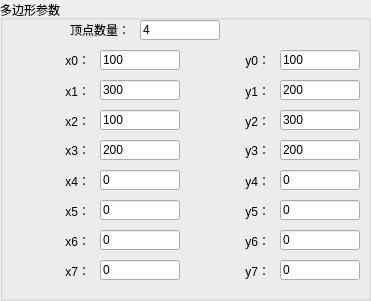
    <widget class="QGroupBox" name="groupBox_2">
     <property name="geometry">
      <rect>
       <x>20</x>
       <y>20</y>
       <width>371</width>
       <height>301</height>
      </rect>
     </property>
     <property name="title">
      <string>多边形参数</string>
     </property>
     <widget class="QLabel" name="label_y4">
      <property name="geometry">
       <rect>
        <x>190</x>
        <y>170</y>
        <width>80</width>
        <height>21</height>
       </rect>
      </property>
      <property name="layoutDirection">
       <enum>Qt::RightToLeft</enum>
      </property>
      <property name="text">
       <string>y4：</string>
      </property>
      <property name="alignment">
       <set>Qt::AlignRight|Qt::AlignTrailing|Qt::AlignVCenter</set>
      </property>
     </widget>
     <widget class="QLabel" name="label_y3">
      <property name="geometry">
       <rect>
        <x>190</x>
        <y>140</y>
        <width>80</width>
        <height>20</height>
       </rect>
      </property>
      <property name="layoutDirection">
       <enum>Qt::RightToLeft</enum>
      </property>
      <property name="text">
       <string>y3：</string>
      </property>
      <property name="alignment">
       <set>Qt::AlignRight|Qt::AlignTrailing|Qt::AlignVCenter</set>
      </property>
     </widget>
     <widget class="QLineEdit" name="lineEdit_x2">
      <property name="geometry">
       <rect>
        <x>100</x>
        <y>110</y>
        <width>80</width>
        <height>20</height>
       </rect>
      </property>
      <property name="text">
       <string>100</string>
      </property>
     </widget>
     <widget class="QLabel" name="label_x2">
      <property name="geometry">
       <rect>
        <x>10</x>
        <y>110</y>
        <width>80</width>
        <height>21</height>
       </rect>
      </property>
      <property name="layoutDirection">
       <enum>Qt::RightToLeft</enum>
      </property>
      <property name="text">
       <string>x2：</string>
      </property>
      <property name="alignment">
       <set>Qt::AlignRight|Qt::AlignTrailing|Qt::AlignVCenter</set>
      </property>
     </widget>
     <widget class="QLineEdit" name="lineEdit_x6">
      <property name="geometry">
       <rect>
        <x>100</x>
        <y>230</y>
        <width>80</width>
        <height>20</height>
       </rect>
      </property>
      <property name="text">
       <string>0</string>
      </property>
     </widget>
     <widget class="QLabel" name="label_y7">
      <property name="geometry">
       <rect>
        <x>190</x>
        <y>260</y>
        <width>80</width>
        <height>21</height>
       </rect>
      </property>
      <property name="layoutDirection">
       <enum>Qt::RightToLeft</enum>
      </property>
      <property name="text">
       <string>y7：</string>
      </property>
      <property name="alignment">
       <set>Qt::AlignRight|Qt::AlignTrailing|Qt::AlignVCenter</set>
      </property>
     </widget>
     <widget class="QLabel" name="label_x1">
      <property name="geometry">
       <rect>
        <x>10</x>
        <y>80</y>
        <width>80</width>
        <height>21</height>
       </rect>
      </property>
      <property name="layoutDirection">
       <enum>Qt::RightToLeft</enum>
      </property>
      <property name="text">
       <string>x1：</string>
      </property>
      <property name="alignment">
       <set>Qt::AlignRight|Qt::AlignTrailing|Qt::AlignVCenter</set>
      </property>
     </widget>
     <widget class="QLabel" name="label_y2">
      <property name="geometry">
       <rect>
        <x>190</x>
        <y>110</y>
        <width>80</width>
        <height>21</height>
       </rect>
      </property>
      <property name="layoutDirection">
       <enum>Qt::RightToLeft</enum>
      </property>
      <property name="text">
       <string>y2：</string>
      </property>
      <property name="alignment">
       <set>Qt::AlignRight|Qt::AlignTrailing|Qt::AlignVCenter</set>
      </property>
     </widget>
     <widget class="QLineEdit" name="lineEdit_x0">
      <property name="geometry">
       <rect>
        <x>100</x>
        <y>50</y>
        <width>80</width>
        <height>20</height>
       </rect>
      </property>
      <property name="text">
       <string>100</string>
      </property>
     </widget>
     <widget class="QLineEdit" name="lineEdit_y5">
      <property name="geometry">
       <rect>
        <x>280</x>
        <y>200</y>
        <width>80</width>
        <height>20</height>
       </rect>
      </property>
      <property name="text">
       <string>0</string>
      </property>
     </widget>
     <widget class="QLabel" name="label_x4">
      <property name="geometry">
       <rect>
        <x>10</x>
        <y>170</y>
        <width>80</width>
        <height>21</height>
       </rect>
      </property>
      <property name="layoutDirection">
       <enum>Qt::RightToLeft</enum>
      </property>
      <property name="text">
       <string>x4：</string>
      </property>
      <property name="alignment">
       <set>Qt::AlignRight|Qt::AlignTrailing|Qt::AlignVCenter</set>
      </property>
     </widget>
     <widget class="QLineEdit" name="lineEdit_y0">
      <property name="geometry">
       <rect>
        <x>280</x>
        <y>50</y>
        <width>80</width>
        <height>20</height>
       </rect>
      </property>
      <property name="text">
       <string>100</string>
      </property>
     </widget>
     <widget class="QLabel" name="label_x0">
      <property name="geometry">
       <rect>
        <x>10</x>
        <y>50</y>
        <width>80</width>
        <height>20</height>
       </rect>
      </property>
      <property name="layoutDirection">
       <enum>Qt::RightToLeft</enum>
      </property>
      <property name="text">
       <string>x0：</string>
      </property>
      <property name="alignment">
       <set>Qt::AlignRight|Qt::AlignTrailing|Qt::AlignVCenter</set>
      </property>
     </widget>
     <widget class="QLabel" name="label_x6">
      <property name="geometry">
       <rect>
        <x>10</x>
        <y>230</y>
        <width>80</width>
        <height>21</height>
       </rect>
      </property>
      <property name="layoutDirection">
       <enum>Qt::RightToLeft</enum>
      </property>
      <property name="text">
       <string>x6：</string>
      </property>
      <property name="alignment">
       <set>Qt::AlignRight|Qt::AlignTrailing|Qt::AlignVCenter</set>
      </property>
     </widget>
     <widget class="QLineEdit" name="lineEdit_y4">
      <property name="geometry">
       <rect>
        <x>280</x>
        <y>170</y>
        <width>80</width>
        <height>20</height>
       </rect>
      </property>
      <property name="text">
       <string>0</string>
      </property>
     </widget>
     <widget class="QLabel" name="label_y1">
      <property name="geometry">
       <rect>
        <x>190</x>
        <y>80</y>
        <width>80</width>
        <height>21</height>
       </rect>
      </property>
      <property name="layoutDirection">
       <enum>Qt::RightToLeft</enum>
      </property>
      <property name="text">
       <string>y1：</string>
      </property>
      <property name="alignment">
       <set>Qt::AlignRight|Qt::AlignTrailing|Qt::AlignVCenter</set>
      </property>
     </widget>
     <widget class="QLabel" name="label_y0">
      <property name="geometry">
       <rect>
        <x>190</x>
        <y>50</y>
        <width>80</width>
        <height>20</height>
       </rect>
      </property>
      <property name="layoutDirection">
       <enum>Qt::RightToLeft</enum>
      </property>
      <property name="text">
       <string>y0：</string>
      </property>
      <property name="alignment">
       <set>Qt::AlignRight|Qt::AlignTrailing|Qt::AlignVCenter</set>
      </property>
     </widget>
     <widget class="QLineEdit" name="lineEdit_x7">
      <property name="geometry">
       <rect>
        <x>100</x>
        <y>260</y>
        <width>80</width>
        <height>20</height>
       </rect>
      </property>
      <property name="text">
       <string>0</string>
      </property>
     </widget>
     <widget class="QLineEdit" name="lineEdit_x3">
      <property name="geometry">
       <rect>
        <x>100</x>
        <y>140</y>
        <width>80</width>
        <height>20</height>
       </rect>
      </property>
      <property name="text">
       <string>200</string>
      </property>
     </widget>
     <widget class="QLineEdit" name="lineEdit_y1">
      <property name="geometry">
       <rect>
        <x>280</x>
        <y>80</y>
        <width>80</width>
        <height>20</height>
       </rect>
      </property>
      <property name="text">
       <string>200</string>
      </property>
     </widget>
     <widget class="QLabel" name="label_x5">
      <property name="geometry">
       <rect>
        <x>10</x>
        <y>200</y>
        <width>80</width>
        <height>21</height>
       </rect>
      </property>
      <property name="layoutDirection">
       <enum>Qt::RightToLeft</enum>
      </property>
      <property name="text">
       <string>x5：</string>
      </property>
      <property name="alignment">
       <set>Qt::AlignRight|Qt::AlignTrailing|Qt::AlignVCenter</set>
      </property>
     </widget>
     <widget class="QLineEdit" name="lineEdit_y7">
      <property name="geometry">
       <rect>
        <x>280</x>
        <y>260</y>
        <width>80</width>
        <height>20</height>
       </rect>
      </property>
      <property name="text">
       <string>0</string>
      </property>
     </widget>
     <widget class="QLineEdit" name="lineEdit_x1">
      <property name="geometry">
       <rect>
        <x>100</x>
        <y>80</y>
        <width>80</width>
        <height>20</height>
       </rect>
      </property>
      <property name="text">
       <string>300</string>
      </property>
     </widget>
     <widget class="QLineEdit" name="lineEdit_x4">
      <property name="geometry">
       <rect>
        <x>100</x>
        <y>170</y>
        <width>80</width>
        <height>20</height>
       </rect>
      </property>
      <property name="text">
       <string>0</string>
      </property>
     </widget>
     <widget class="QLineEdit" name="lineEdit_y2">
      <property name="geometry">
       <rect>
        <x>280</x>
        <y>110</y>
        <width>80</width>
        <height>20</height>
       </rect>
      </property>
      <property name="text">
       <string>300</string>
      </property>
     </widget>
     <widget class="QLineEdit" name="lineEdit_y6">
      <property name="geometry">
       <rect>
        <x>280</x>
        <y>230</y>
        <width>80</width>
        <height>20</height>
       </rect>
      </property>
      <property name="text">
       <string>0</string>
      </property>
     </widget>
     <widget class="QLabel" name="label_y5">
      <property name="geometry">
       <rect>
        <x>190</x>
        <y>200</y>
        <width>80</width>
        <height>21</height>
       </rect>
      </property>
      <property name="layoutDirection">
       <enum>Qt::RightToLeft</enum>
      </property>
      <property name="text">
       <string>y5：</string>
      </property>
      <property name="alignment">
       <set>Qt::AlignRight|Qt::AlignTrailing|Qt::AlignVCenter</set>
      </property>
     </widget>
     <widget class="QLabel" name="label_x7">
      <property name="geometry">
       <rect>
        <x>10</x>
        <y>260</y>
        <width>80</width>
        <height>21</height>
       </rect>
      </property>
      <property name="layoutDirection">
       <enum>Qt::RightToLeft</enum>
      </property>
      <property name="text">
       <string>x7：</string>
      </property>
      <property name="alignment">
       <set>Qt::AlignRight|Qt::AlignTrailing|Qt::AlignVCenter</set>
      </property>
     </widget>
     <widget class="QLabel" name="label_x3">
      <property name="geometry">
       <rect>
        <x>10</x>
        <y>140</y>
        <width>80</width>
        <height>20</height>
       </rect>
      </property>
      <property name="layoutDirection">
       <enum>Qt::RightToLeft</enum>
      </property>
      <property name="text">
       <string>x3：</string>
      </property>
      <property name="alignment">
       <set>Qt::AlignRight|Qt::AlignTrailing|Qt::AlignVCenter</set>
      </property>
     </widget>
     <widget class="QLabel" name="label_y6">
      <property name="geometry">
       <rect>
        <x>190</x>
        <y>230</y>
        <width>80</width>
        <height>21</height>
       </rect>
      </property>
      <property name="layoutDirection">
       <enum>Qt::RightToLeft</enum>
      </property>
      <property name="text">
       <string>y6：</string>
      </property>
      <property name="alignment">
       <set>Qt::AlignRight|Qt::AlignTrailing|Qt::AlignVCenter</set>
      </property>
     </widget>
     <widget class="QLineEdit" name="lineEdit_y3">
      <property name="geometry">
       <rect>
        <x>280</x>
        <y>140</y>
        <width>80</width>
        <height>20</height>
       </rect>
      </property>
      <property name="text">
       <string>200</string>
      </property>
     </widget>
     <widget class="QLineEdit" name="lineEdit_x5">
      <property name="geometry">
       <rect>
        <x>100</x>
        <y>200</y>
        <width>80</width>
        <height>20</height>
       </rect>
      </property>
      <property name="text">
       <string>0</string>
      </property>
     </widget>
     <widget class="QLineEdit" name="lineEdit_vertexNum">
      <property name="geometry">
       <rect>
        <x>140</x>
        <y>20</y>
        <width>80</width>
        <height>20</height>
       </rect>
      </property>
      <property name="text">
       <string>4</string>
      </property>
     </widget>
     <widget class="QLabel" name="label_vertexNum">
      <property name="geometry">
       <rect>
        <x>50</x>
        <y>20</y>
        <width>80</width>
        <height>20</height>
       </rect>
      </property>
      <property name="layoutDirection">
       <enum>Qt::RightToLeft</enum>
      </property>
      <property name="text">
       <string>顶点数量：</string>
      </property>
      <property name="alignment">
       <set>Qt::AlignRight|Qt::AlignTrailing|Qt::AlignVCenter</set>
      </property>
     </widget>
    </widget>
